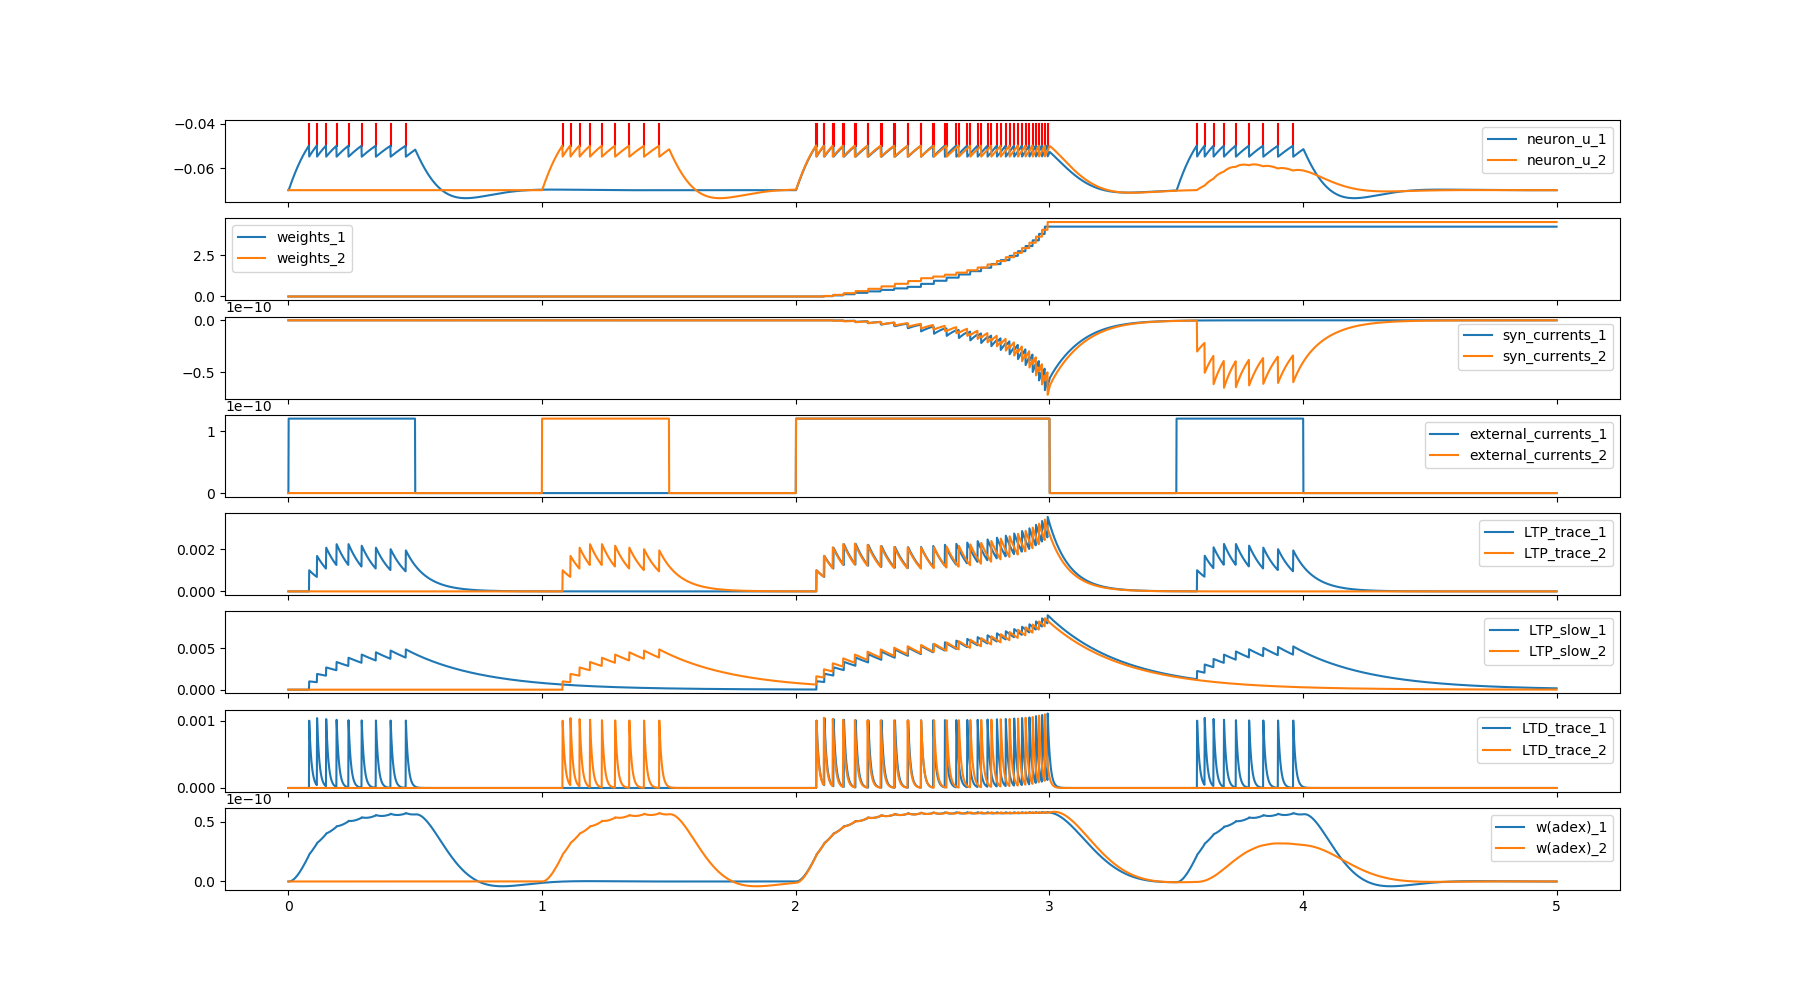

This chart was generated by the following Python code:
import numpy as np
import matplotlib.pyplot as plt
from neuroevolutioner.Ensembles import Ensemble_AdEx
from neuroevolutioner.Environments import Simulation
import os

# We don't want overflow
import warnings
warnings.filterwarnings("error")

num_neurons = 2
I_ext_amount = 1.2e-10
u_threshold = -50e-3
project_name = "simple_association"
time_step = 0.001
simulation_time = 5

# Configuration of parameters
configs = {
    # Neuronal Ensemble's self parameters
    "u_rest": np.ones(num_neurons) * -70e-3,
    "r_m": np.ones(num_neurons) * 500e6,
    "tau_m": np.ones(num_neurons) * 180e-3,
    "u_threshold": np.ones(num_neurons) * u_threshold,
    "u_reset": np.ones(num_neurons) * -55e-3,
    "sharpness": np.ones(num_neurons) * 2e-3,
    "tau_w": np.ones(num_neurons) * 100e-3,
    "a": np.ones(num_neurons) * 32e-10,
    "b": np.ones(num_neurons) * 5e-10,

    # Synaptic current's dynamics
    "tau_syn": np.ones((num_neurons, num_neurons)) * 1e-1,
    "E_syn": np.eye(num_neurons)[::-1] * 0,  # Reversal potential. All are excitatory
    "g_syn_constant": np.eye(num_neurons)[::-1] * 1e-7,

    # Synaptic plasticity. Here, only simple triplet STDP is used.
    # Other dynamics such as Heterosynaptic decay/ homeostatic dynamics / bistable consolidation are disabled.for
    "anatomy_matrix": np.eye(num_neurons)[::-1],  # Only connection to another neuron is possible
    "types_matrix": np.eye(num_neurons)[::-1],  # Only excitatory
    "w": np.eye(num_neurons)[::-1] * 0,  # Initially, weights = 0for
    "w_max": np.eye(num_neurons)[::-1] * 5,
    # Triplet STDP
    "tau_LTP": np.ones(num_neurons) * 8e-2,
    "tau_LTP_slow": np.ones(num_neurons) * 3e-1,
    "tau_LTD": np.ones(num_neurons) * 1e-2,
    # Contribution of STDP to weights is unrealistically high because we only have 2 neurons for illustration
    "A": np.eye(num_neurons)[::-1] * 2e7,


    # From here below, all dynamics are disabled.
    # Heterosynaptic dynamics
    "beta": np.eye(num_neurons)[::-1] * 0,
    # Bistable consolidation
    "w_p": np.eye(num_neurons)[::-1] * 0.5,
    "P": np.eye(num_neurons)[::-1] * 2,
    "tau_cons": np.ones((num_neurons, num_neurons)) * 1,
    # Neuro-transmitter excitation disabled
    "transmitter_constants": np.eye(num_neurons)[::-1] * 0,
    # Slow homeostatic dynamics disabled
    "tau_hom": np.ones((num_neurons, num_neurons)) * 9e3,
    "tau_ht": np.ones(num_neurons) * 9e3,
    # Inhibtory synaptic dynamics disabled
    "eta": np.eye(num_neurons)[::-1] * 0,
    "gamma": np.eye(num_neurons)[::-1] * 0,
    "tau_H": np.ones((num_neurons, num_neurons)) * 9e3
}

# Convert time to experiment conditions
def time2cond(time):
    if (0 < time < 0.5) or (3.5 < time < 4):
        return "neuron1"
    elif (1 < time < 1.5):
        return "neuron2"
    elif (2 < time < 3):
        return "both"
    else:
        return "rest"


# Convert experiment conditions to the amount of external current
def cond2current(cond):
    if cond == "rest":
        return np.zeros(num_neurons)
    elif cond == "both":
        return np.ones(num_neurons) * I_ext_amount
    elif cond == "neuron1":
        return np.array([1, 0]) * I_ext_amount
    elif cond == "neuron2":
        return np.array([0, 1]) * I_ext_amount



simenv = Simulation(simulation_time, time_step)
recorder = {
    "neuron_u": [], # first and second neurons
    "weights": [], # [times, 0] = from first to second. [times, 1] = second to first
    "syn_currents": [],
    "external_currents": [],
    "LTP_trace": [],
    "LTP_slow": [],
    "LTD_trace": [],
    "w(adex)": []
}
firing_list = []
ensemble = Ensemble_AdEx(simenv, num_neurons)
ensemble.initialize_parameters(configs)

while simenv.sim_stop == False:
    time = simenv.getTime()

    # Print progress
    print("\rSimulation time: %f/%f" % (time, simulation_time), flush=True, end="")

    # Set the external current
    ensemble.I_ext = cond2current(time2cond(time))

    # Get neuronal states
    firing_list.append(ensemble.firing_mask.get_mask())
    recorder["neuron_u"].append(ensemble.u.copy())
    weights = ensemble.Weights.get_weights().copy()
    recorder["weights"].append(np.array([weights[0,1], weights[1, 0]]))
    recorder["syn_currents"].append(ensemble.synaptic_currents.copy())
    recorder["external_currents"].append(ensemble.I_ext.copy())
    recorder["LTP_trace"].append(ensemble.Weights.z_LTP.get_trace().copy())
    recorder["LTP_slow"].append(ensemble.Weights.z_LTP_slow.get_trace().copy())
    recorder["LTD_trace"].append(ensemble.Weights.z_LTD.get_trace().copy())
    recorder["w(adex)"].append(ensemble.w.copy())

    # Increment the simulation
    ensemble.state_update()
    simenv.increment()


# Plotting
arr_fire = np.array(firing_list)
fire_idx = np.where(arr_fire == 1)
fire_time_np = np.array(fire_idx[0])* time_step

fig, ax = plt.subplots(len(recorder.keys()), sharex=True, figsize=(18, 10))
for idx, key in enumerate(recorder.keys()):
    arr = np.asarray(recorder[key])
    if key == "neuron_u":
        for i in range(fire_time_np.shape[0]):
            plot_arr = np.array([
                [fire_time_np[i], u_threshold],
                [fire_time_np[i], u_threshold + 10e-3]
            ])
            ax[idx].plot(plot_arr[:, 0], plot_arr[:, 1], color="red")

    ax[idx].plot(np.arange(arr.shape[0]) * time_step, arr[:, 0], label=key+"_1")
    ax[idx].plot(np.arange(arr.shape[0]) * time_step, arr[:, 1], label=key + "_2")
    ax[idx].legend()

fig.suptitle("Neuronal states during simulation with AdEx Neurons and Triplet STDP rules")
plt.savefig(os.path.join("figs/simple_association.png"))
plt.show()


